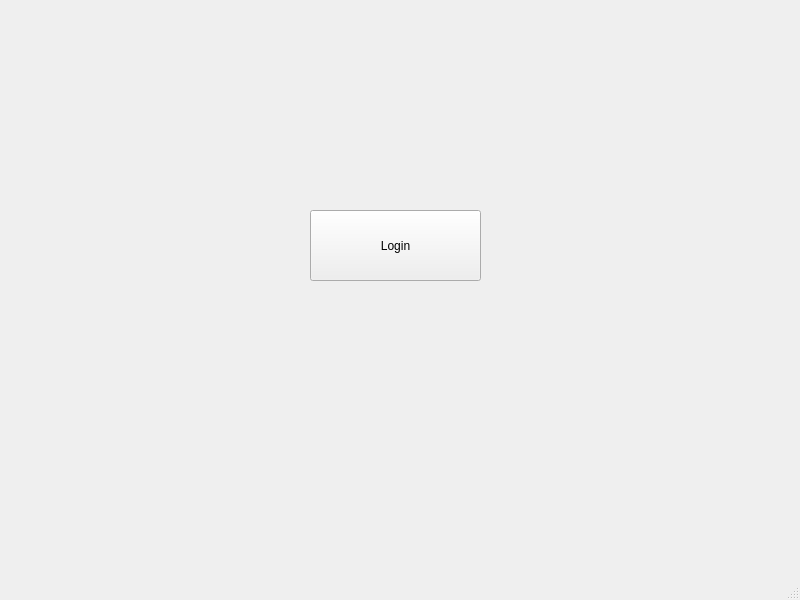
<?xml version="1.0" encoding="UTF-8"?>
<ui version="4.0">
 <class>MainWindow</class>
 <widget class="QMainWindow" name="MainWindow">
  <property name="geometry">
   <rect>
    <x>0</x>
    <y>0</y>
    <width>800</width>
    <height>600</height>
   </rect>
  </property>
  <property name="windowTitle">
   <string>MainWindow</string>
  </property>
  <widget class="QWidget" name="centralwidget">
   <widget class="QPushButton" name="pushButton">
    <property name="geometry">
     <rect>
      <x>310</x>
      <y>210</y>
      <width>171</width>
      <height>71</height>
     </rect>
    </property>
    <property name="text">
     <string>Login</string>
    </property>
   </widget>
  </widget>
  <widget class="QMenuBar" name="menubar">
   <property name="geometry">
    <rect>
     <x>0</x>
     <y>0</y>
     <width>800</width>
     <height>22</height>
    </rect>
   </property>
  </widget>
  <widget class="QStatusBar" name="statusbar"/>
 </widget>
 <resources/>
 <connections/>
</ui>
